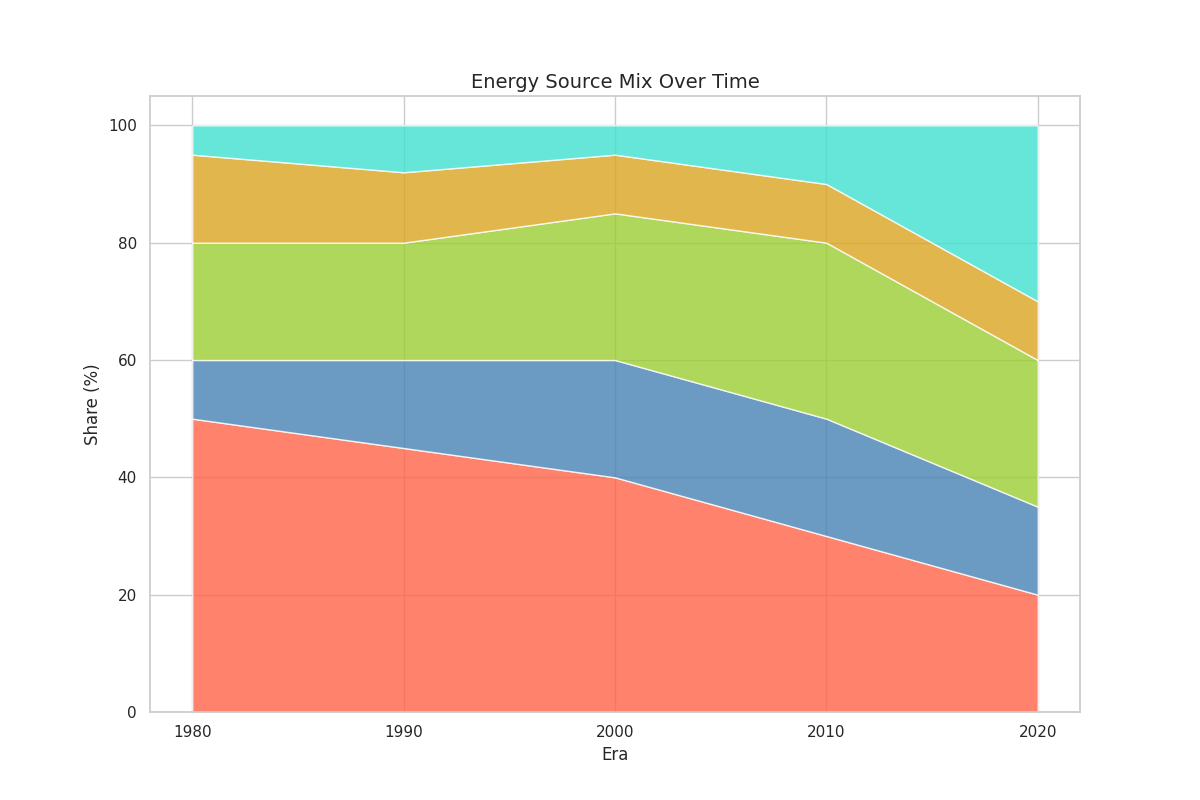

Write Python code to recreate this figure.
import matplotlib.pyplot as plt
import numpy as np

decad3s = ['1980', '1990', '2000', '2010', '2020']
coal_fp = [50, 45, 40, 30, 20]
nuclear_ep = [10, 15, 20, 20, 15]
natGas = [20, 20, 25, 30, 25]
hydropower = [15, 12, 10, 10, 10]
re_newables = [5, 8, 5, 10, 30]

data = np.array([coal_fp, nuclear_ep, natGas, hydropower, re_newables])

plt.figure(figsize=(12, 8))
plt.stackplot(decad3s, coal_fp, nuclear_ep, natGas, hydropower, re_newables,
              colors=['#FF6347', '#4682B4', '#9ACD32', '#DAA520', '#40E0D0'], 
              alpha=0.8)

plt.xlabel('Era', fontsize=12)
plt.ylabel('Share (%)', fontsize=12)

plt.title('Energy Source Mix Over Time', fontsize=14)

plt.show()
